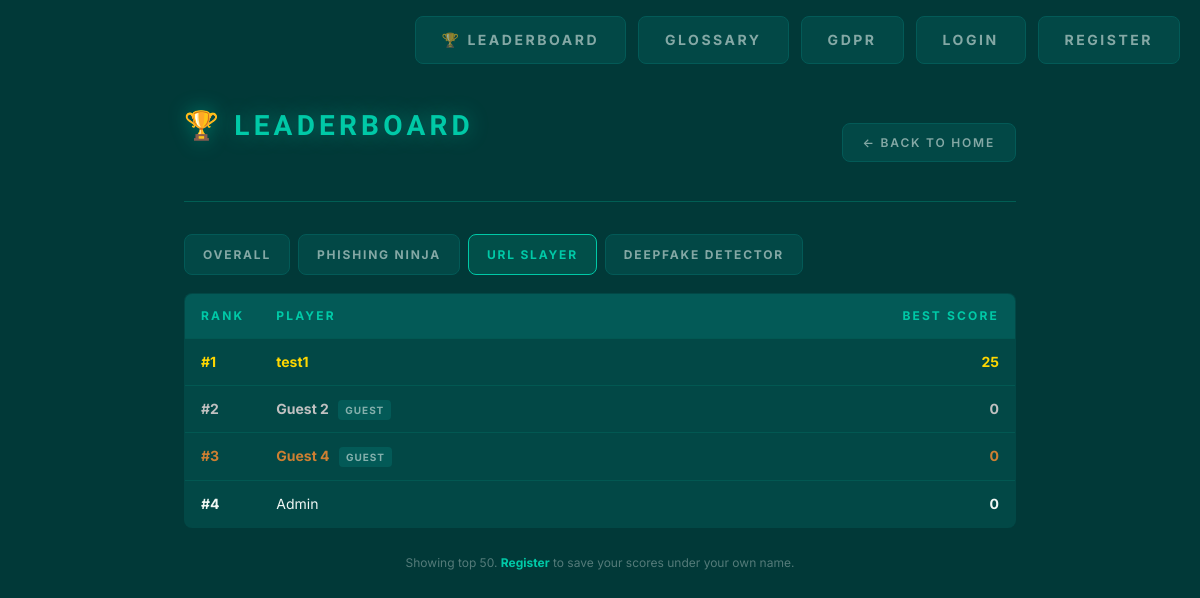
The page /leaderboard/?game=url on the database its author committed.
### game/models.py (models this page shows, shortened)
class GuestPlayer(models.Model):
    session_key  = models.CharField(max_length=64, unique=True, db_index=True)
    display_name = models.CharField(max_length=32)
    created_at   = models.DateTimeField(auto_now_add=True)
    class Meta:
        ordering = ['created_at']

### game/views.py (the view, shortened to what this page needs)
# urls.py: path('leaderboard/',     views.leaderboard_view,    name='leaderboard'),
def leaderboard_view(request):
    game_filter = request.GET.get('game', 'total')
    rows = []
    if game_filter in ('email', 'url', 'ai'):
        qs = (
            GameSession.objects
            .filter(game=game_filter)
            .values('user__username', 'guest__display_name', 'user_id', 'guest_id')
            .annotate(best=Max('score'))
            .order_by('-best')[:50]
        )
        for r in qs:
            name = r['user__username'] or r['guest__display_name'] or 'Unknown'
            rows.append({
                'name':     name,
                'is_guest': r['guest_id'] is not None,
                'is_you':   request.user.is_authenticated and r['user__username'] == request.user.username,
                'score':    r['best'],
            })
    return render(request, 'game/leaderboard.html', {
        'rows': rows,
        'game_filter': game_filter,
        'tabs': [
            ('total', 'Overall'),
            ('email', 'Phishing Ninja'),
            ('url',   'URL Slayer'),
            ('ai',    'Deepfake Detector'),
        ],
    })

### game/templates/game/leaderboard.html (shortened to what this page needs)
{% load static %}
<!DOCTYPE html>
<html lang="en">
<head>
    <link rel="stylesheet" href="{% static 'css/style.css' %}">
</head>
<body>
    {% include 'game/navbar.html' %}
    <div class="container leaderboard-container">
        <div class="header">
            <h1>🏆 Leaderboard</h1>
            <a href="{% url 'home' %}" class="back-link">← Back to Home</a>
        </div>
        <div class="leaderboard-tabs">
            {% for code, label in tabs %}
                <a href="?game={{ code }}" class="tab-btn {% if game_filter == code %}active{% endif %}">{{ label }}</a>
            {% endfor %}
        </div>
        {% if rows %}
        <table class="leaderboard-table">
            <thead>
                <tr><th class="rank-cell">Rank</th><th>Player</th><th class="score-cell">Best Score</th></tr>
            </thead>
            <tbody>
                {% for row in rows %}
                <tr class="{% if row.is_you %}is-you{% endif %}">
                    <td class="rank-cell">#{{ forloop.counter }}</td>
                    <td>
                        {{ row.name }}
                        {% if row.is_guest %}<span class="guest-tag">Guest</span>{% endif %}
                    </td>
                    <td class="score-cell">{{ row.score }}</td>
                </tr>
                {% endfor %}
            </tbody>
        </table>
        {% else %}
        <p style="text-align:center; color:var(--text-dim); padding:40px;">
            No scores yet. Be the first to play!
        </p>
        {% endif %}
        <p style="text-align:center; margin-top:24px; font-size:var(--font-xs); color:var(--text-muted);">
            Showing top 50.
            {% if not user.is_authenticated %}
                <strong><a href="{% url 'register' %}">Register</a></strong> to save your scores under your own name.
            {% endif %}
        </p>
    </div>
</body>
</html>

### static/css/style.css (style rules this page uses)
*, *::before, *::after { box-sizing: border-box; margin: 0; padding: 0; }
:root { --bg: #013938; --surface: #024846; --surface2: #035a57; --surface3: #012b2a; --border: rgba(0, 201, 167, 0.25); --border-dim: rgba(0, 201, 167, 0.12); --border-solid: #035a57; --green: #00c9a7; --green-dim: rgba(0, 201, 167, 0.15); --green-glow: rgba(0, 201, 167, 0.45); --green-dark: #009e84; --red: #ff4d6d; --red-dim: rgba(255, 77, 109, 0.15); --orange: #ff9f43; --amber: #ffd166; --gold: #ffd700; --silver: #c0c0c0; --bronze: #cd7f32; --text: #f0f7f4; --text-dim: rgba(240, 247, 244, 0.55); --text-muted: rgba(240, 247, 244, 0.35); --font-mono: 'Inter', system-ui, -apple-system, 'Segoe UI', Roboto, sans-serif; --font-display: 'Exo 2', 'Inter', system-ui, sans-serif; --font-xs: 12px; --font-sm: 14px; --font-base: 15px; --font-md: 17px; --font-lg: 22px; --font-xl: 28px; --font-2xl: 36px; --radius: 8px; --transition: 0.25s ease; }
html, body { min-height: 100vh; background: var(--bg); color: var(--text); font-family: var(--font-mono); font-size: var(--font-base); line-height: 1.6; -webkit-font-smoothing: antialiased; -moz-osx-font-smoothing: grayscale; }
h1, h2, h3 { font-family: var(--font-display); letter-spacing: 0.04em; }
h1 { font-size: var(--font-2xl); font-weight: 700; color: var(--green); letter-spacing: 0.1em; text-transform: uppercase; text-shadow: 0 0 20px var(--green-glow); }
p { font-size: var(--font-sm); color: var(--text-dim); line-height: 1.8; margin-bottom: 12px; }
strong { color: var(--text); font-weight: 700; }
a { color: var(--green); text-decoration: none; transition: color var(--transition), text-shadow var(--transition); }
.container { max-width: 1000px; margin: 0 auto; padding: 24px 24px 60px; }
.header { display: flex; justify-content: space-between; align-items: center; flex-wrap: wrap; gap: 12px; margin-bottom: 32px; padding-bottom: 20px; border-bottom: 1px solid var(--border); }
.header h1 { font-size: var(--font-xl); letter-spacing: 0.15em; margin: 0; }
.back-link { display: inline-flex; align-items: center; gap: 6px; padding: 9px 20px; background: var(--surface); border: 1px solid var(--border-solid); border-radius: var(--radius); color: var(--text-dim); font-family: var(--font-mono); font-size: var(--font-xs); font-weight: 600; letter-spacing: 0.15em; text-transform: uppercase; transition: all var(--transition); }
.leaderboard-container { max-width: 880px; margin: 0 auto; }
.leaderboard-tabs { display: flex; gap: 8px; margin-bottom: 18px; flex-wrap: wrap; }
.tab-btn { padding: 10px 18px; background: var(--surface); border: 1px solid var(--border-solid); border-radius: var(--radius); color: var(--text-dim); font-family: var(--font-mono); font-size: var(--font-xs); font-weight: 700; letter-spacing: 0.15em; text-transform: uppercase; cursor: pointer; text-decoration: none; transition: all var(--transition); }
.tab-btn.active, .tab-btn:hover { background: var(--green-dim); border-color: var(--green); color: var(--green); }
.leaderboard-table { width: 100%; border-collapse: collapse; background: var(--surface); border: 1px solid var(--border); border-radius: var(--radius); overflow: hidden; }
.leaderboard-table th, .leaderboard-table td { padding: 12px 16px; font-size: var(--font-sm); text-align: left; border-bottom: 1px solid var(--border-dim); }
.leaderboard-table th { background: var(--surface2); color: var(--green); font-size: var(--font-xs); letter-spacing: 0.18em; text-transform: uppercase; }
.leaderboard-table td { color: var(--text); }
.leaderboard-table tr:nth-child(1) td { color: var(--gold); font-weight: 700; }
.leaderboard-table tr:nth-child(2) td { color: var(--silver); font-weight: 700; }
.leaderboard-table tr:nth-child(3) td { color: var(--bronze); font-weight: 700; }
.leaderboard-table .rank-cell { width: 60px; font-weight: 700; }
.leaderboard-table .score-cell { text-align: right; font-weight: 700; }
.guest-tag { display: inline-block; font-size: 10px; background: var(--surface2); color: var(--text-dim); padding: 2px 7px; border-radius: 4px; margin-left: 6px; letter-spacing: 0.1em; text-transform: uppercase; }
.container h1 { margin-bottom: 32px; }

### rows shown on the page
GuestPlayer: name "Guest 2", shows "GUEST", score "0"
GuestPlayer: name "Guest 4", shows "GUEST", score "0"

### other values the page prints
{{ label }} "OVERALL" "PHISHING NINJA" "URL SLAYER" "DEEPFAKE DETECTOR"
{{ row.name }} "test1"
{{ row.score }} "25"
{{ row.name }} "Admin"
{{ row.score }} "0"
